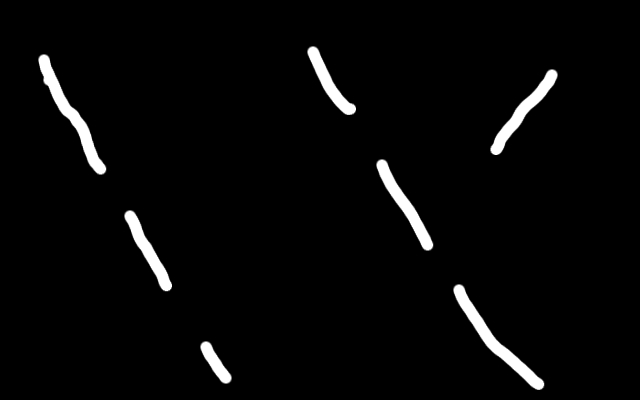
#> input picture Lane_Detector/sample1.jpeg, 640 x 400 px
$ python Hough.py   (older library calls are emulated)
#> lines starting #> are read from the running program, lines starting #| are printed output that depends on the picture; after the words box and inside, x2 and y2 are one past the last pixel; in counts of white or black regions, pixels touching at a corner belong together
#> further down, colorimg is the input picture: shape (400, 640, 3); min 0, max 255, mean 7.8
import numpy as np
import math
from scipy.misc import imread
import matplotlib.pyplot as plt
import matplotlib.cm as cm
from skimage import filter

def rgb2gray(rgb):
    return np.dot(rgb[...,:3], [0.299, 0.587, 0.144])

def getbinarylanes(img):
    threshold = filter.threshold_otsu(img)
#> threshold = 126.7
    img[img>=threshold] = 255
    img[img<threshold] = 0
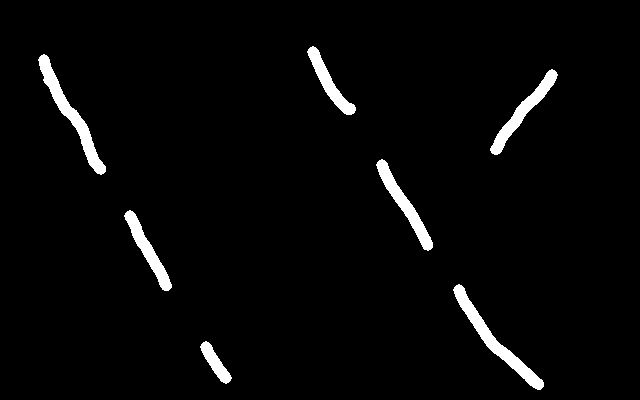
#> img: shape (400, 640) float64; 3% white; 7 white regions, largest, box (x1, y1, x2, y2) and area: (453, 284, 544, 390) 1534, (38, 54, 106, 175) 1527, (490, 69, 558, 155) 1172
    return img

def hough_transform(img_bin, num_lines=2, theta_res=1, rho_res=1):
#> called with num_lines = 50, theta_res = 1, rho_res = 1
    nR,nC = img_bin.shape
#> nR = 400; nC = 640
    theta = np.linspace(-90.0, 0.0, np.ceil(90.0/theta_res) + 1.0)
    theta = np.concatenate((theta, -theta[len(theta)-2::-1]))

    D = np.sqrt((nR - 1)**2 + (nC - 1)**2)
#> D = 753.3
    q = np.ceil(D/rho_res)
#> q = 754
    nrho = 2*q + 1
#> nrho = 1509
    rho = np.linspace(-q*rho_res, q*rho_res, nrho)
#> rho = 1509 values from -754 to 754
    H = np.zeros((len(rho), len(theta)))
    for rowIdx in range(nR):
        for colIdx in range(nC):
            if img_bin[rowIdx, colIdx]:        #for lines of white pixels in a black background, use 'not' for black lines in white background
                for thIdx in range(len(theta)):
                    rhoVal = colIdx*np.cos(theta[thIdx]*np.pi/180.0) + \
                    rowIdx*np.sin(theta[thIdx]*np.pi/180)
                rhoIdx = np.nonzero(np.abs(rho-rhoVal) == np.min(np.abs(rho-rhoVal)))[0]
                H[rhoIdx[0], thIdx] += 1
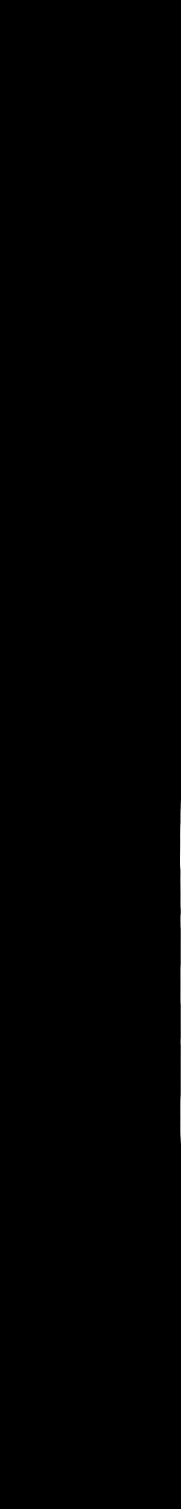
#> H: shape (1509, 181) float64; min 0, max 49, mean 0; drawn with min black and max white

    p = np.zeros(num_lines)
    th = np.zeros(num_lines)
    for i in range(num_lines):
        p[i] = np.argmax(np.max(H, axis = 0))
        th[i] = np.argmax(np.max(H,axis =1))
        H[th[i]][p[i]] = 0

    newimg = np.zeros((img_bin.shape))
    for i in range(nR):
        for k in range(num_lines):
            j = p[k]/math.sin(th[k]*np.pi/180) - i*math.cos(th[k]*np.pi/180)/math.sin(th[k]*np.pi/180)
            if j<nC and j>=0:
                newimg[i][j] = 255
    return newimg

if __name__ == "__main__":
    colorimg = imread('sample1.jpeg')
    plt.imshow(colorimg)
    plt.show()

    img = rgb2gray(colorimg)
    plt.imshow(img, cmap = cm.gray)
    plt.show()

    img = getbinarylanes(img)
    plt.imshow(img, cmap = cm.gray)
    plt.show()

#> (the run stopped early here; a loop or call above may not have finished)
